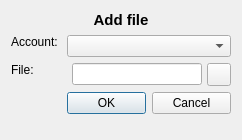
<?xml version="1.0" encoding="UTF-8"?>
<ui version="4.0">
 <class>AddingFileDialog</class>
 <widget class="QDialog" name="AddingFileDialog">
  <property name="geometry">
   <rect>
    <x>0</x>
    <y>0</y>
    <width>242</width>
    <height>140</height>
   </rect>
  </property>
  <property name="windowTitle">
   <string>Adding file Dialog</string>
  </property>
  <property name="modal">
   <bool>false</bool>
  </property>
  <layout class="QFormLayout" name="formLayout">
   <property name="sizeConstraint">
    <enum>QLayout::SizeConstraint::SetNoConstraint</enum>
   </property>
   <property name="fieldGrowthPolicy">
    <enum>QFormLayout::FieldGrowthPolicy::AllNonFixedFieldsGrow</enum>
   </property>
   <property name="rowWrapPolicy">
    <enum>QFormLayout::RowWrapPolicy::WrapLongRows</enum>
   </property>
   <property name="formAlignment">
    <set>Qt::AlignmentFlag::AlignLeading|Qt::AlignmentFlag::AlignLeft|Qt::AlignmentFlag::AlignTop</set>
   </property>
   <item row="0" column="0" colspan="2">
    <widget class="QLabel" name="label">
     <property name="font">
      <font>
       <pointsize>11</pointsize>
       <bold>true</bold>
      </font>
     </property>
     <property name="text">
      <string>Add file</string>
     </property>
     <property name="alignment">
      <set>Qt::AlignmentFlag::AlignCenter</set>
     </property>
    </widget>
   </item>
   <item row="1" column="0">
    <widget class="QLabel" name="accountLabel">
     <property name="sizePolicy">
      <sizepolicy hsizetype="Fixed" vsizetype="Fixed">
       <horstretch>0</horstretch>
       <verstretch>0</verstretch>
      </sizepolicy>
     </property>
     <property name="text">
      <string>Account: </string>
     </property>
    </widget>
   </item>
   <item row="1" column="1">
    <widget class="QComboBox" name="accountComboBox">
     <property name="sizePolicy">
      <sizepolicy hsizetype="MinimumExpanding" vsizetype="Fixed">
       <horstretch>0</horstretch>
       <verstretch>0</verstretch>
      </sizepolicy>
     </property>
    </widget>
   </item>
   <item row="2" column="0">
    <widget class="QLabel" name="fileLabel">
     <property name="sizePolicy">
      <sizepolicy hsizetype="Fixed" vsizetype="Fixed">
       <horstretch>0</horstretch>
       <verstretch>0</verstretch>
      </sizepolicy>
     </property>
     <property name="text">
      <string>File:</string>
     </property>
     <property name="alignment">
      <set>Qt::AlignmentFlag::AlignLeading|Qt::AlignmentFlag::AlignLeft|Qt::AlignmentFlag::AlignVCenter</set>
     </property>
    </widget>
   </item>
   <item row="2" column="1">
    <layout class="QHBoxLayout" name="horizontalLayout" stretch="0,2">
     <property name="spacing">
      <number>5</number>
     </property>
     <property name="sizeConstraint">
      <enum>QLayout::SizeConstraint::SetFixedSize</enum>
     </property>
     <property name="leftMargin">
      <number>5</number>
     </property>
     <property name="topMargin">
      <number>0</number>
     </property>
     <item>
      <widget class="QLineEdit" name="filePathLineEdit"/>
     </item>
     <item>
      <widget class="QToolButton" name="fileAddButton">
       <property name="text">
        <string/>
       </property>
       <property name="icon">
        <iconset theme="QIcon::ThemeIcon::ListAdd"/>
       </property>
      </widget>
     </item>
    </layout>
   </item>
   <item row="4" column="1">
    <widget class="QDialogButtonBox" name="buttonBox">
     <property name="orientation">
      <enum>Qt::Orientation::Horizontal</enum>
     </property>
     <property name="standardButtons">
      <set>QDialogButtonBox::StandardButton::Cancel|QDialogButtonBox::StandardButton::Ok</set>
     </property>
    </widget>
   </item>
  </layout>
 </widget>
 <resources/>
 <connections/>
</ui>
